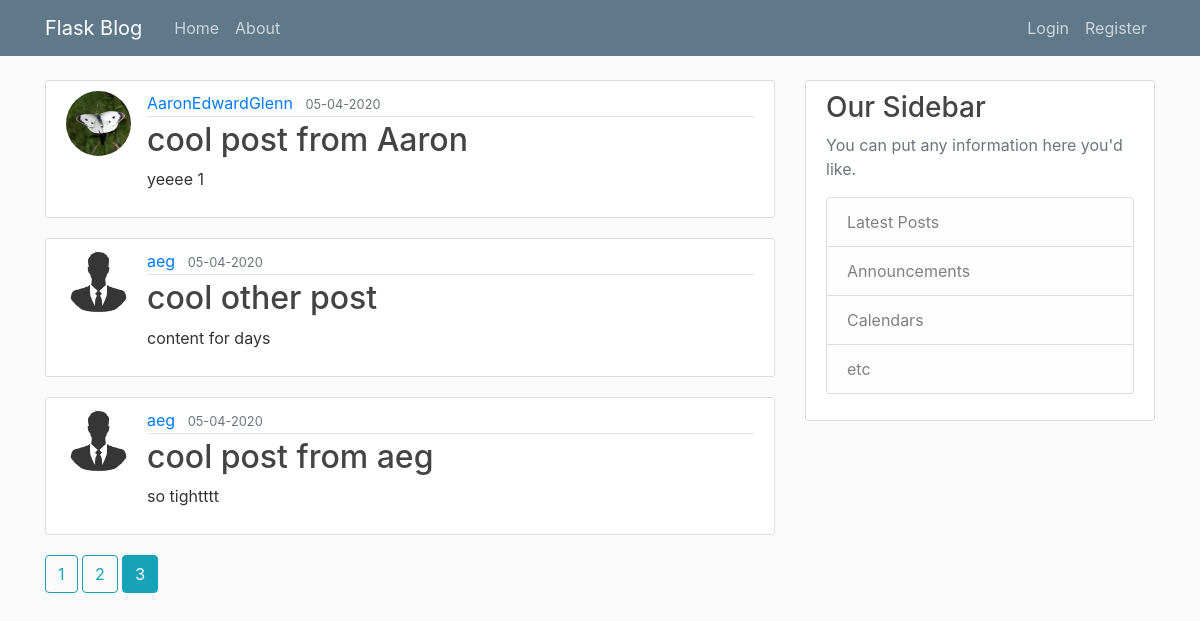
Screenshot of /home?page=3 with the database file from the repository.
### flaskblog/models.py (models this page shows, shortened)
class Post(db.Model):
    id = db.Column(db.Integer, primary_key=True)
    title = db.Column(db.String(100), nullable=False)
    date_posted = db.Column(db.DateTime, nullable=False, default=datetime.utcnow)
    content = db.Column(db.Text, nullable=False)
    user_id = db.Column(db.Integer, db.ForeignKey('user.id'), nullable=False)

class User(db.Model, UserMixin):
    id = db.Column(db.Integer, primary_key=True)
    username = db.Column(db.String(20), unique=True, nullable=False)
    email = db.Column(db.String(120), unique=True, nullable=False)
    image_file = db.Column(db.String(20), nullable=False, default='default.jpg')
    password = db.Column(db.String(60), nullable=False)
    posts = db.relationship('Post', backref='author', lazy=True)

### flaskblog/main/routes.py (the view)
@main.route("/")
@main.route("/home")
def home():
    page = request.args.get('page', 1, type=int)
    posts = Post.query.order_by(Post.date_posted.desc()).paginate(page=page, per_page=3)
    return render_template('home.html', posts=posts)

### flaskblog/templates/home.html
{% extends "layout.html" %}
{% block content %}
    {% for post in posts.items %}
    <article class="media content-section">
        <img class="rounded-circle article-img" src="{{ url_for('static', filename='profile_pics/' + post.author.image_file) }}">
        <div class="media-body">
            <div class="article-metadata">
                <a class="mr-2" href="{{ url_for('users.user_posts', username=post.author.username) }}">{{ post.author.username }}</a>
                <small class="text-muted">{{ post.date_posted.strftime('%m-%d-%Y') }}</small>
            </div>
            <h2><a class="article-title" href="{{ url_for('posts.post', post_id=post.id)}}">{{ post.title }}</a></h2>
            <p class="article-content">{{ post.content }}</p>
        </div>
    </article>
    {% endfor %}
    {% for page_num in posts.iter_pages(left_edge=1, right_edge=1, left_current=1, right_current=2) %}
        {% if page_num %}
            {% if posts.page == page_num %}
            <a class="btn btn-info mb-4" href="{{ url_for('main.home', page=page_num) }}">{{ page_num }}</a>
            {% else %}
            <a class="btn btn-outline-info mb-4" href="{{ url_for('main.home', page=page_num) }}">{{ page_num }}</a>
            {% endif %}
        {% else %}
            ...
        {% endif %}
    {% endfor %}
{% endblock %}

### flaskblog/static/main.css (style rules this page uses)
body { background: #fafafa; color: #333333; margin-top: 5rem; }
h1, h2, h3, h4, h5, h6 { color: #444444; }
.content-section { background: #ffffff; padding: 10px 20px; border: 1px solid #dddddd; border-radius: 3px; margin-bottom: 20px; }
.article-title { color: #444444; }
.article-content { white-space: pre-line; }
.article-img { height: 65px; width: 65px; margin-right: 16px; }
.article-metadata { padding-bottom: 1px; margin-bottom: 4px; border-bottom: 1px solid #e3e3e3 }

### rows the page displays
Post: image_file (picture), author.username "AaronEdwardGlenn", date_posted "05-04-2020", title "cool post from Aaron", content "yeeee 1"
Post: image_file (placeholder picture), author.username "aeg", date_posted "05-04-2020", title "cool other post", content "content for days"
Post: image_file (placeholder picture), author.username "aeg", date_posted "05-04-2020", title "cool post from aeg", content "so tightttt"

### other values shown
{{ page_num }} "1" "2"
{{ page_num }} "3"
